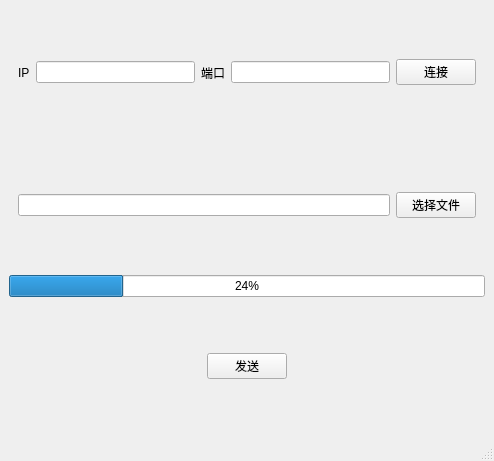
<?xml version="1.0" encoding="UTF-8"?>
<ui version="4.0">
 <class>MainWindow</class>
 <widget class="QMainWindow" name="MainWindow">
  <property name="geometry">
   <rect>
    <x>0</x>
    <y>0</y>
    <width>494</width>
    <height>461</height>
   </rect>
  </property>
  <property name="windowTitle">
   <string>MainWindow</string>
  </property>
  <widget class="QWidget" name="centralwidget">
   <layout class="QVBoxLayout" name="verticalLayout">
    <item>
     <widget class="QWidget" name="widget" native="true">
      <layout class="QHBoxLayout" name="horizontalLayout">
       <item>
        <widget class="QLabel" name="label">
         <property name="text">
          <string>IP</string>
         </property>
        </widget>
       </item>
       <item>
        <widget class="QLineEdit" name="ip"/>
       </item>
       <item>
        <widget class="QLabel" name="label_2">
         <property name="text">
          <string>端口</string>
         </property>
        </widget>
       </item>
       <item>
        <widget class="QLineEdit" name="port"/>
       </item>
       <item>
        <widget class="QPushButton" name="connect">
         <property name="text">
          <string>连接</string>
         </property>
        </widget>
       </item>
      </layout>
     </widget>
    </item>
    <item>
     <widget class="QWidget" name="widget_2" native="true">
      <layout class="QHBoxLayout" name="horizontalLayout_2">
       <item>
        <widget class="QLineEdit" name="filePath"/>
       </item>
       <item>
        <widget class="QPushButton" name="choose">
         <property name="text">
          <string>选择文件</string>
         </property>
        </widget>
       </item>
      </layout>
     </widget>
    </item>
    <item>
     <widget class="QProgressBar" name="progressBar">
      <property name="value">
       <number>24</number>
      </property>
     </widget>
    </item>
    <item>
     <widget class="QWidget" name="widget_3" native="true">
      <layout class="QHBoxLayout" name="horizontalLayout_3">
       <item>
        <spacer name="horizontalSpacer">
         <property name="orientation">
          <enum>Qt::Horizontal</enum>
         </property>
         <property name="sizeHint" stdset="0">
          <size>
           <width>169</width>
           <height>20</height>
          </size>
         </property>
        </spacer>
       </item>
       <item>
        <widget class="QPushButton" name="send">
         <property name="text">
          <string>发送</string>
         </property>
        </widget>
       </item>
       <item>
        <spacer name="horizontalSpacer_2">
         <property name="orientation">
          <enum>Qt::Horizontal</enum>
         </property>
         <property name="sizeHint" stdset="0">
          <size>
           <width>168</width>
           <height>20</height>
          </size>
         </property>
        </spacer>
       </item>
      </layout>
     </widget>
    </item>
   </layout>
  </widget>
  <widget class="QMenuBar" name="menubar">
   <property name="geometry">
    <rect>
     <x>0</x>
     <y>0</y>
     <width>494</width>
     <height>26</height>
    </rect>
   </property>
  </widget>
  <widget class="QStatusBar" name="statusbar"/>
 </widget>
 <resources/>
 <connections/>
</ui>
